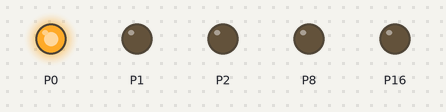
A program run on a simulated BBC micro:bit (MakeCode). Parts: output pins drawn as LEDs (lit = HIGH).

Above: at 0.1 s.
At 0.3 s:
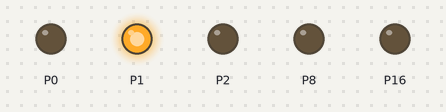
At 0.5 s:
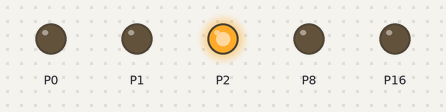
At 1.12 s:
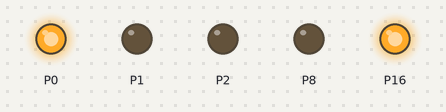
At 1.93 s:
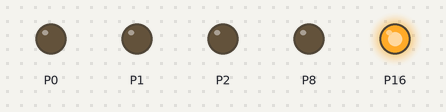
At 2.74 s:
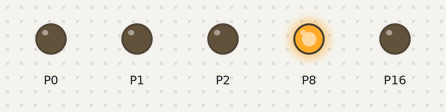
Timing chart, 0 to 3.0 s (numbered marks = the images above):
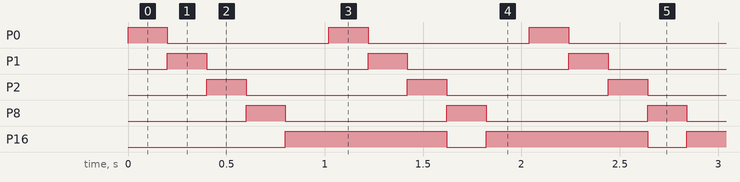

Measured:
- by itself, P0–2, P8: alternates HIGH for 0.20 s and LOW for 0.82 s
- by itself, P16: alternates HIGH for 0.82 s and LOW for 0.20 s

The program:

main.ts
```typescript
function Jaune () {
    pins.digitalWritePin(DigitalPin.P0, 0)
    pins.digitalWritePin(DigitalPin.P1, 1)
    pins.digitalWritePin(DigitalPin.P2, 0)
}
function Rouge () {
    pins.digitalWritePin(DigitalPin.P0, 0)
    pins.digitalWritePin(DigitalPin.P1, 0)
    pins.digitalWritePin(DigitalPin.P2, 1)
}
function Orange () {
    pins.digitalWritePin(DigitalPin.P0, 0)
    pins.digitalWritePin(DigitalPin.P1, 0)
    pins.digitalWritePin(DigitalPin.P2, 0)
    pins.digitalWritePin(DigitalPin.P8, 1)
    pins.digitalWritePin(DigitalPin.P16, 0)
}
function Vert () {
    pins.digitalWritePin(DigitalPin.P0, 1)
    pins.digitalWritePin(DigitalPin.P1, 0)
    pins.digitalWritePin(DigitalPin.P2, 0)
}
function Blanc () {
    pins.digitalWritePin(DigitalPin.P0, 0)
    pins.digitalWritePin(DigitalPin.P1, 0)
    pins.digitalWritePin(DigitalPin.P2, 0)
    pins.digitalWritePin(DigitalPin.P8, 0)
    pins.digitalWritePin(DigitalPin.P16, 1)
}
basic.forever(function () {
    Vert()
    basic.pause(200)
    Jaune()
    basic.pause(200)
    Rouge()
    basic.pause(200)
    Orange()
    basic.pause(200)
    Blanc()
    basic.pause(200)
})
```

test.ts
```typescript
// les tests vont ici ; cela ne sera pas compilé si ce paquet est utilisé en tant qu'extension.
```
